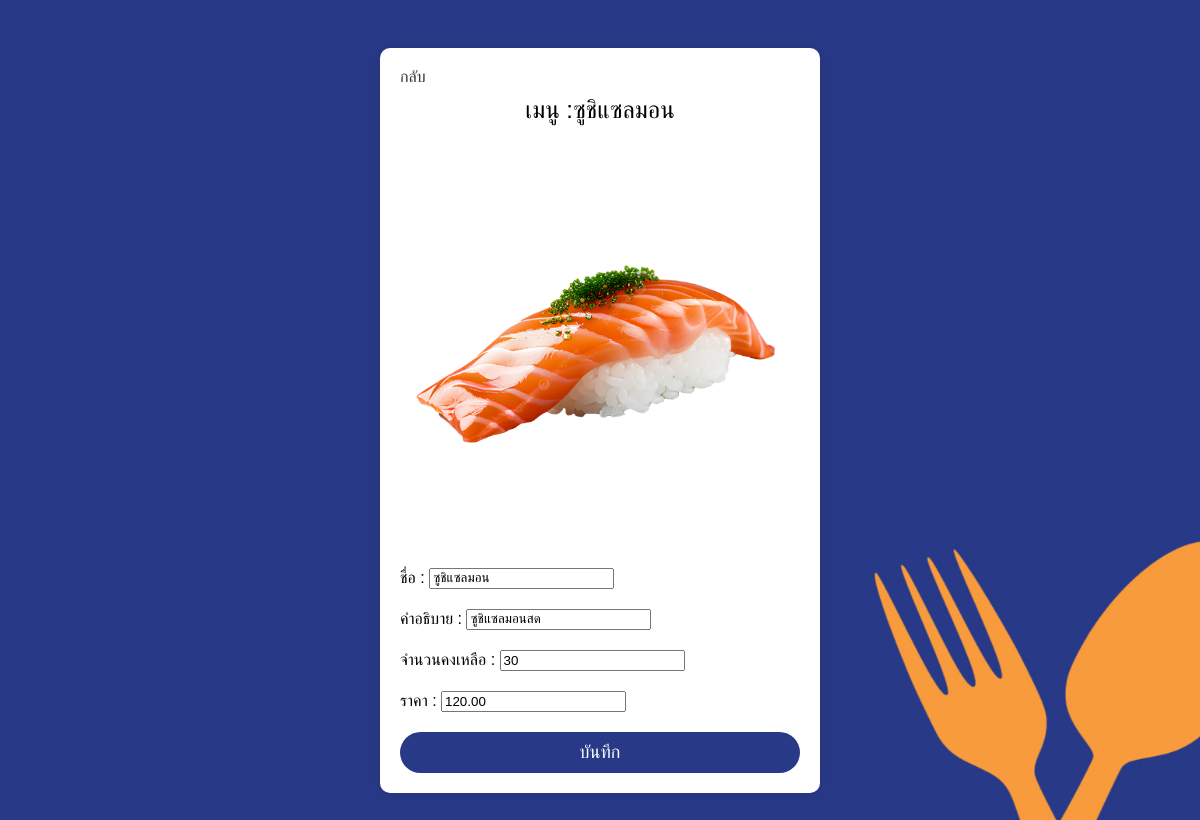
Screenshot of /c_fooditem/edit/4 (signed in) with the database file from the repository.
### food_center/models.py (models this page shows, shortened)
class FoodItem(models.Model):
    name = models.CharField(max_length=150)
    description = models.CharField(max_length=150)
    price = models.DecimalField(max_digits=10, decimal_places=2)
    quantity = models.IntegerField()
    restaurant = models.ForeignKey(Restaurant, on_delete=models.CASCADE)  # แก้ชื่อเป็น restaurant

### food_center/views.py (the view, shortened to what this page needs)
# urls.py: path('c_fooditem/edit/<int:fooditem_id>', c_fooditemEditView.as_view(), name='c_orderEdit'),
class c_fooditemEditView(LoginRequiredMixin,PermissionRequiredMixin, View):
    login_url = '/login/'
    permission_required = ["food_center.change_cook"]
    login_url = '/login/'
    def get(self, request, fooditem_id):
        food_item = FoodItem.objects.get(id=fooditem_id)  # ใช้พารามิเตอร์ที่ถูกต้อง
        form = FoodItemEditForm(instance=food_item)
        return render(request, 'c_fooditemEdit.html', {'form': form,'food_item':food_item})

### food_center/forms.py
class FoodItemEditForm(forms.ModelForm):
    class Meta:
        model = FoodItem
        fields = ['name', 'description','quantity','price']

### food_center/templates/c_fooditemEdit.html (shortened to what this page needs)
{% load static %}
<!DOCTYPE html>
<html lang="th">
<head>
</head>
<body>
    <form method="post" class="order-container">
        <a href="{% url 'c_fooditem' %}" class="back-button">กลับ</a>
        <div class="order-title">เมนู :{{ food_item.name }}</div>
        <div class="image-container">
            {% if food_item.name == "แกงเขียวหวาน" %}
                <img src="{% static '/restaurant/thai/keaw.png' %}" alt="shop-list-img">
            {% elif food_item.name == "ข้าวผัดกระเพรา" %}
                <img src="{% static '/restaurant/thai/krapow.png' %}" alt="shop-list-img">
            {% elif food_item.name == "ต้มยำกุ้ง" %}
                <img src="{% static '/restaurant/thai/tomyum.png' %}" alt="shop-list-img">
            {% elif food_item.name == "ซูชิแซลมอน" %}
                <img src="{% static '/restaurant/japan/salmon.png' %}" alt="shop-list-img">
            {% elif food_item.name == "ซูชิปลาหมึก" %}
                <img style="width: 180px;" src="{% static '/restaurant/japan/octo.png' %}" alt="shop-list-img">
            {% elif food_item.name == "ซูชิรวม" %}
                <img src="{% static '/restaurant/japan/mix.png' %}" alt="shop-list-img">
            {% endif %}
        </div>
        <div class="note-container">
            <label>ชื่อ : </label>
            {{ form.name }}
        </div>
        <div class="note-container">
            <label>คำอธิบาย :</label>
            {{ form.description }}
        </div>
        <div class="note-container">
            <label>จำนวนคงเหลือ :</label>
            {{ form.quantity }}
        </div>
        <div class="note-container">
            <label>ราคา :</label>
            {{ form.price }}
        </div>
        <button type="submit" class="order-button">บันทึก</button>
    </form>
</body>
</html>

### rows the page displays
FoodItem: name "ซูชิแซลมอน", description "ซูชิแซลมอนสด", quantity "30", price "120.00"
